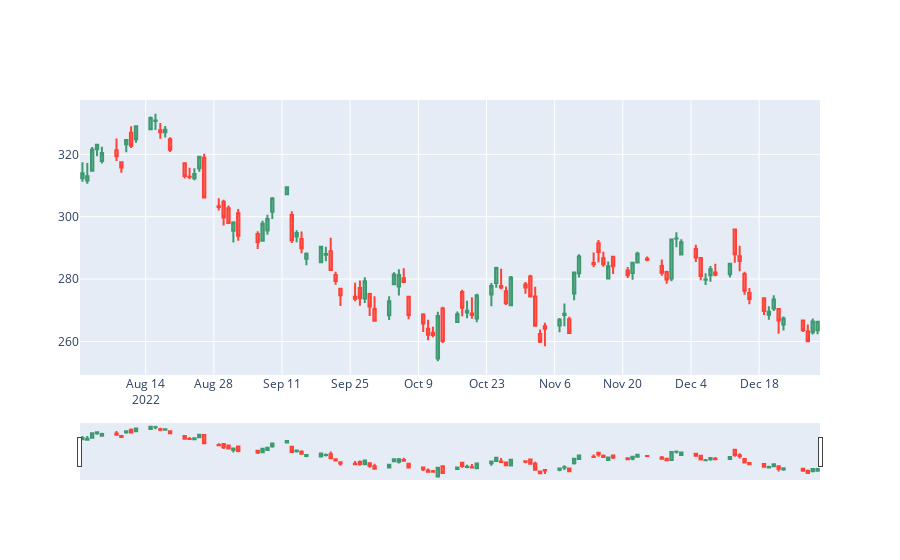

Notebook code for this chart:
### Markdown cell above
<H2> This notebook is an intro notebook that allows you to graph a candlestick chart for any stock you are interested in over any time period you specify

### Code cell
ticker = 'QQQ'#<- enter the ticker you are interested in
period = '5mo' #timeframe (1y, 2mo, 200d)

import plotly.graph_objects as go
import yfinance as yf
ticker = yf.Ticker(ticker)
df = ticker.history(period=period)

fig = go.Figure(data=[go.Candlestick(x=df.index,
                                     open=df['Open'],
                                     high=df['High'],
                                     low=df['Low'],
                                     close=df['Close'])],
                )

fig.show()
